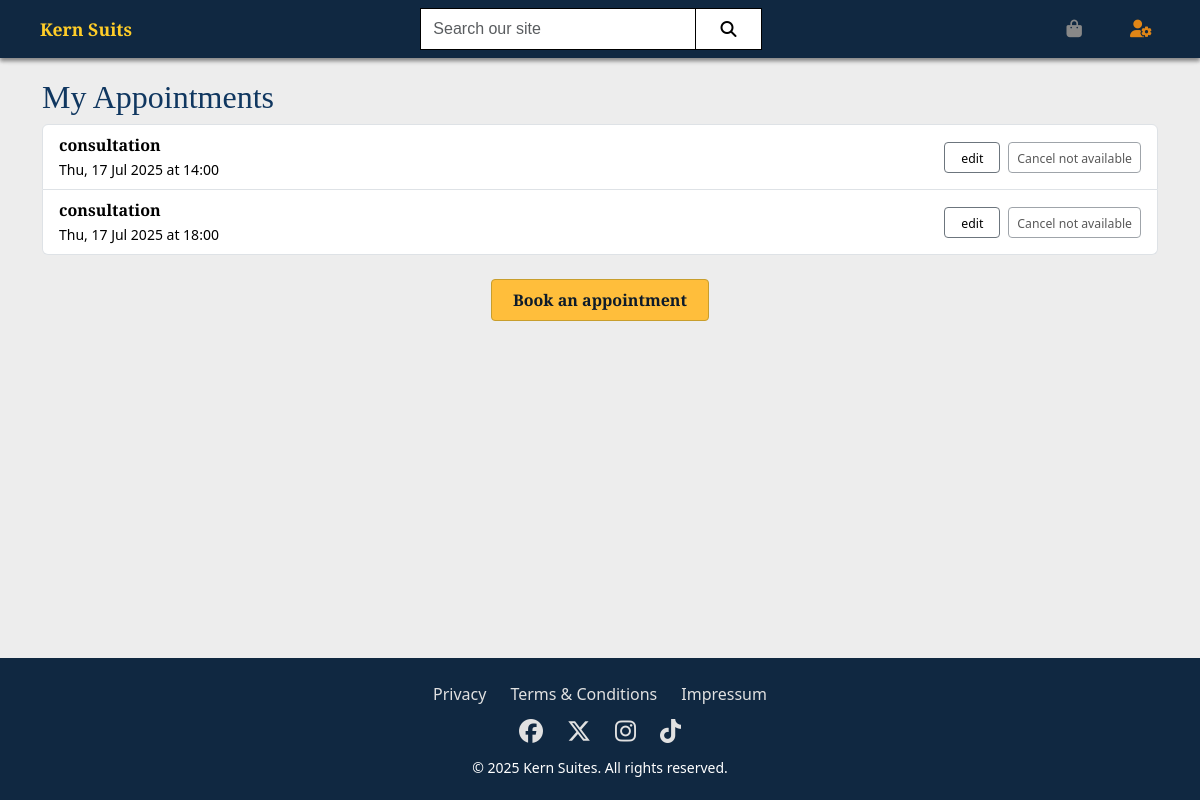
Before: /user/manage_appointments (signed in) with the older database file.
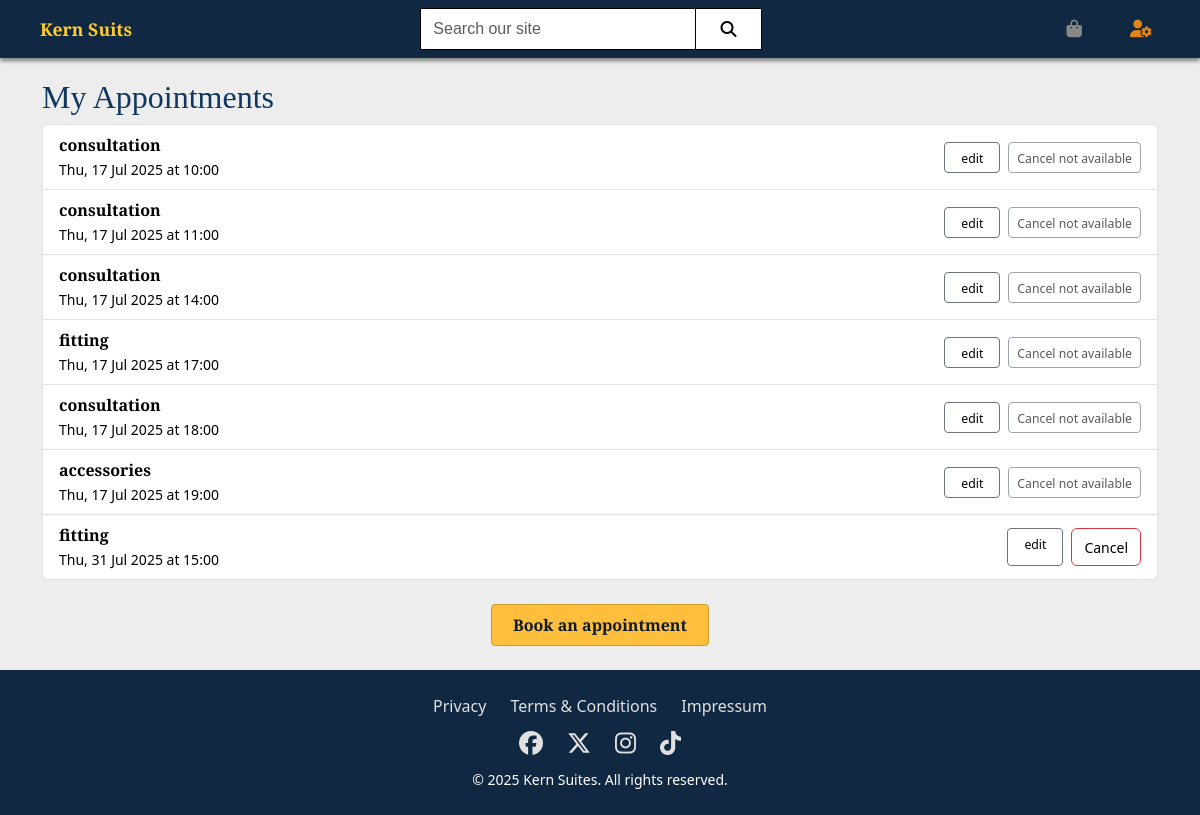
After: the same page with the newer database file.
### appointments/models.py (models this page shows, shortened)
class Appointment(models.Model):
    APPOINTMENT_TYPES = [
        ("consultation", "Consultation"),
        ("fitting", "Fitting"),
        ("accessories", "Accessories advice"),
        ("pickup", "Pickup and check"),
    ]
    user = models.ForeignKey(User, on_delete=models.CASCADE)
    start_datetime = models.DateTimeField()
    end_datetime = models.DateTimeField(blank=True, null=True)
    appointment_type = models.CharField(
        max_length=20,
        choices=APPOINTMENT_TYPES,
        default="consultation"
    )
    comment = models.TextField(blank=True, null=True)

### user/views.py (the view)
# urls.py: path('manage_appointments', views.manage_appointments, name="manage_appointments"),
@login_required
def manage_appointments(request):
    user_appointments = Appointment.objects.filter(user=request.user).order_by("start_datetime")
    today = date.today()
    cancel_threshold = today + timedelta(days=7)
    context = {
        "user_appointments": user_appointments,
        "today": today,
        "cancel_threshold": cancel_threshold,
    }
    return render(request, "user/manage_appointments.html", context)

### bag/contexts.py (called while the page is built, shortened)
def bag_contents(request):
    bag = request.session.get("bag", {})
    bag_items = []
    total = 0
    variant_count = 0
    delivery_cost = 0
    context = {
        "bag_items": bag_items,
        "grand_total": total,
        "variant_count": variant_count,
        "delivery_cost": delivery_cost,
    }
    return context

### user/templates/user/manage_appointments.html (shortened to what this page needs)
{% extends "user/base.html" %}
{% load static %}
{% block extra_css %}
<link rel="stylesheet" href="{% static 'user/css/manage_appointments.css' %}">
{% endblock %}
{% block content %}
<main>
    <div class="container">
        <h2>My Appointments</h2>
        {% if user_appointments %}
        <ul class="list-group mb-4">
            {% for appt in user_appointments %}
            <li class="list-group-item d-flex justify-content-between align-items-center">
                <div>
                    <strong style="font-family: 'Cinzel', serif;">{{ appt.appointment_type }}</strong><br>
                    <small>{{ appt.start_datetime|date:"D, d M Y" }} at {{ appt.start_datetime|time:"H:i" }}</small>
                </div>
                <div class="d-flex gap-2">
                    <a href="{% url 'edit_appointment' appt.id %}" class="btn btn-sm btn-outline-secondary ps-3 pe-3">
                        <small>edit</small>
                    </a>
                    {% if appt.start_datetime.date >= cancel_threshold %}
                    <a href="#" class="btn  btn-outline-danger">
                        <small>Cancel</small>
                    </a>
                    {% else %}
                    <button class="btn btn-sm btn-outline-secondary" disabled>
                        <small>Cancel not available</small>
                    </button>
                    {% endif %}
                </div>
            </li>
            {% endfor %}
        </ul>
        {% else %}
        <p>You have no appointments yet.</p>
        {% endif %}
        <div class="d-flex justify-content-center mb-4">
            <a href="{% url 'appointments' %}" class="btn btn-light">
                Book an appointment
            </a>
        </div>
    </div>
</main>
{% endblock %}

Changed rows visible on the page:
added Appointment: appointment_type "consultation", start_datetime "Thu, 17 Jul 2025", start_datetime "10:00", shows "Cancel not available"
added Appointment: appointment_type "consultation", start_datetime "Thu, 17 Jul 2025", start_datetime "11:00", shows "Cancel not available"
added Appointment: appointment_type "fitting", start_datetime "Thu, 17 Jul 2025", start_datetime "17:00", shows "Cancel not available"
added Appointment: appointment_type "accessories", start_datetime "Thu, 17 Jul 2025", start_datetime "19:00", shows "Cancel not available"
added Appointment: appointment_type "fitting", start_datetime "Thu, 31 Jul 2025", start_datetime "15:00", shows "Cancel"
